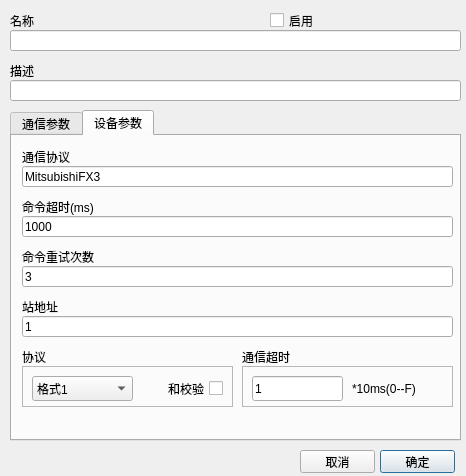
<?xml version="1.0" encoding="UTF-8"?>
<ui version="4.0">
 <class>CMDDeviceConfigDialog</class>
 <widget class="QDialog" name="CMDDeviceConfigDialog">
  <property name="geometry">
   <rect>
    <x>0</x>
    <y>0</y>
    <width>466</width>
    <height>476</height>
   </rect>
  </property>
  <property name="windowTitle">
   <string>Dialog</string>
  </property>
  <widget class="QLineEdit" name="nameEdit">
   <property name="geometry">
    <rect>
     <x>10</x>
     <y>30</y>
     <width>451</width>
     <height>21</height>
    </rect>
   </property>
  </widget>
  <widget class="QLineEdit" name="descriptionEdit">
   <property name="geometry">
    <rect>
     <x>10</x>
     <y>80</y>
     <width>451</width>
     <height>21</height>
    </rect>
   </property>
   <property name="readOnly">
    <bool>false</bool>
   </property>
  </widget>
  <widget class="QLabel" name="label_2">
   <property name="geometry">
    <rect>
     <x>10</x>
     <y>10</y>
     <width>251</width>
     <height>21</height>
    </rect>
   </property>
   <property name="text">
    <string>名称</string>
   </property>
  </widget>
  <widget class="QLabel" name="label_4">
   <property name="geometry">
    <rect>
     <x>10</x>
     <y>60</y>
     <width>431</width>
     <height>21</height>
    </rect>
   </property>
   <property name="text">
    <string>描述</string>
   </property>
  </widget>
  <widget class="QPushButton" name="okButton">
   <property name="geometry">
    <rect>
     <x>380</x>
     <y>450</y>
     <width>75</width>
     <height>23</height>
    </rect>
   </property>
   <property name="text">
    <string>确定</string>
   </property>
  </widget>
  <widget class="QPushButton" name="cancelButton">
   <property name="geometry">
    <rect>
     <x>300</x>
     <y>450</y>
     <width>75</width>
     <height>23</height>
    </rect>
   </property>
   <property name="text">
    <string>取消</string>
   </property>
  </widget>
  <widget class="QCheckBox" name="enableCheckBox">
   <property name="geometry">
    <rect>
     <x>270</x>
     <y>10</y>
     <width>171</width>
     <height>21</height>
    </rect>
   </property>
   <property name="text">
    <string>启用</string>
   </property>
  </widget>
  <widget class="QTabWidget" name="tabWidget">
   <property name="geometry">
    <rect>
     <x>10</x>
     <y>110</y>
     <width>451</width>
     <height>331</height>
    </rect>
   </property>
   <property name="currentIndex">
    <number>1</number>
   </property>
   <widget class="QWidget" name="tab">
    <attribute name="title">
     <string>通信参数</string>
    </attribute>
    <widget class="QLabel" name="label_3">
     <property name="geometry">
      <rect>
       <x>10</x>
       <y>10</y>
       <width>431</width>
       <height>21</height>
      </rect>
     </property>
     <property name="text">
      <string>通信模式</string>
     </property>
    </widget>
    <widget class="QStackedWidget" name="stackedWidget">
     <property name="geometry">
      <rect>
       <x>0</x>
       <y>60</y>
       <width>441</width>
       <height>241</height>
      </rect>
     </property>
     <property name="currentIndex">
      <number>1</number>
     </property>
     <widget class="QWidget" name="page_3">
      <widget class="QLabel" name="label_5">
       <property name="geometry">
        <rect>
         <x>10</x>
         <y>0</y>
         <width>211</width>
         <height>21</height>
        </rect>
       </property>
       <property name="text">
        <string>端口</string>
       </property>
      </widget>
      <widget class="QComboBox" name="portComboBox">
       <property name="geometry">
        <rect>
         <x>10</x>
         <y>20</y>
         <width>211</width>
         <height>25</height>
        </rect>
       </property>
       <property name="editable">
        <bool>true</bool>
       </property>
       <property name="currentIndex">
        <number>-1</number>
       </property>
      </widget>
      <widget class="QComboBox" name="baudRateComboBox">
       <property name="geometry">
        <rect>
         <x>240</x>
         <y>20</y>
         <width>201</width>
         <height>21</height>
        </rect>
       </property>
       <property name="currentText">
        <string>115200</string>
       </property>
       <item>
        <property name="text">
         <string>115200</string>
        </property>
       </item>
       <item>
        <property name="text">
         <string>57600</string>
        </property>
       </item>
       <item>
        <property name="text">
         <string>38400</string>
        </property>
       </item>
       <item>
        <property name="text">
         <string>19200</string>
        </property>
       </item>
       <item>
        <property name="text">
         <string>9600</string>
        </property>
       </item>
       <item>
        <property name="text">
         <string>4800</string>
        </property>
       </item>
       <item>
        <property name="text">
         <string>2400</string>
        </property>
       </item>
       <item>
        <property name="text">
         <string>1200</string>
        </property>
       </item>
      </widget>
      <widget class="QLabel" name="label_7">
       <property name="geometry">
        <rect>
         <x>240</x>
         <y>0</y>
         <width>201</width>
         <height>21</height>
        </rect>
       </property>
       <property name="text">
        <string>波特率</string>
       </property>
      </widget>
      <widget class="QLabel" name="label_8">
       <property name="geometry">
        <rect>
         <x>10</x>
         <y>50</y>
         <width>211</width>
         <height>21</height>
        </rect>
       </property>
       <property name="text">
        <string>数据位</string>
       </property>
      </widget>
      <widget class="QLabel" name="label_9">
       <property name="geometry">
        <rect>
         <x>240</x>
         <y>50</y>
         <width>191</width>
         <height>21</height>
        </rect>
       </property>
       <property name="text">
        <string>停止位</string>
       </property>
      </widget>
      <widget class="QComboBox" name="parityComboBox">
       <property name="geometry">
        <rect>
         <x>10</x>
         <y>120</y>
         <width>211</width>
         <height>21</height>
        </rect>
       </property>
       <item>
        <property name="text">
         <string>NONE</string>
        </property>
       </item>
       <item>
        <property name="text">
         <string>ODD</string>
        </property>
       </item>
       <item>
        <property name="text">
         <string>EVEN</string>
        </property>
       </item>
       <item>
        <property name="text">
         <string>MARK</string>
        </property>
       </item>
       <item>
        <property name="text">
         <string>SPACE</string>
        </property>
       </item>
      </widget>
      <widget class="QLabel" name="label_10">
       <property name="geometry">
        <rect>
         <x>10</x>
         <y>100</y>
         <width>211</width>
         <height>21</height>
        </rect>
       </property>
       <property name="text">
        <string>校验位</string>
       </property>
      </widget>
      <widget class="QComboBox" name="stopBitsComboBox">
       <property name="geometry">
        <rect>
         <x>240</x>
         <y>70</y>
         <width>201</width>
         <height>21</height>
        </rect>
       </property>
       <item>
        <property name="text">
         <string>1</string>
        </property>
       </item>
       <item>
        <property name="text">
         <string>1.5</string>
        </property>
       </item>
       <item>
        <property name="text">
         <string>2</string>
        </property>
       </item>
      </widget>
      <widget class="QComboBox" name="dataBitsComboBox">
       <property name="geometry">
        <rect>
         <x>10</x>
         <y>70</y>
         <width>211</width>
         <height>21</height>
        </rect>
       </property>
       <property name="currentText">
        <string>5</string>
       </property>
       <item>
        <property name="text">
         <string>5</string>
        </property>
       </item>
       <item>
        <property name="text">
         <string>6</string>
        </property>
       </item>
       <item>
        <property name="text">
         <string>7</string>
        </property>
       </item>
       <item>
        <property name="text">
         <string>8</string>
        </property>
       </item>
      </widget>
     </widget>
     <widget class="QWidget" name="page">
      <widget class="QLineEdit" name="serverPortEdit">
       <property name="geometry">
        <rect>
         <x>10</x>
         <y>160</y>
         <width>431</width>
         <height>20</height>
        </rect>
       </property>
      </widget>
      <widget class="QLineEdit" name="serverIPEdit">
       <property name="geometry">
        <rect>
         <x>10</x>
         <y>110</y>
         <width>431</width>
         <height>20</height>
        </rect>
       </property>
      </widget>
      <widget class="QLabel" name="label_11">
       <property name="geometry">
        <rect>
         <x>10</x>
         <y>140</y>
         <width>431</width>
         <height>21</height>
        </rect>
       </property>
       <property name="text">
        <string>服务端口</string>
       </property>
      </widget>
      <widget class="QLabel" name="label_6">
       <property name="geometry">
        <rect>
         <x>10</x>
         <y>90</y>
         <width>431</width>
         <height>21</height>
        </rect>
       </property>
       <property name="text">
        <string>IP地址</string>
       </property>
      </widget>
      <widget class="QLineEdit" name="localPortEdit">
       <property name="geometry">
        <rect>
         <x>10</x>
         <y>210</y>
         <width>431</width>
         <height>20</height>
        </rect>
       </property>
      </widget>
      <widget class="QLabel" name="label_12">
       <property name="geometry">
        <rect>
         <x>10</x>
         <y>190</y>
         <width>431</width>
         <height>21</height>
        </rect>
       </property>
       <property name="text">
        <string>本地服务端口</string>
       </property>
      </widget>
      <widget class="QFrame" name="frame">
       <property name="geometry">
        <rect>
         <x>10</x>
         <y>40</y>
         <width>431</width>
         <height>41</height>
        </rect>
       </property>
       <property name="frameShape">
        <enum>QFrame::StyledPanel</enum>
       </property>
       <property name="frameShadow">
        <enum>QFrame::Raised</enum>
       </property>
       <widget class="QRadioButton" name="clientRadioButton">
        <property name="geometry">
         <rect>
          <x>70</x>
          <y>10</y>
          <width>81</width>
          <height>22</height>
         </rect>
        </property>
        <property name="layoutDirection">
         <enum>Qt::RightToLeft</enum>
        </property>
        <property name="text">
         <string>客户端</string>
        </property>
        <property name="checked">
         <bool>true</bool>
        </property>
       </widget>
       <widget class="QRadioButton" name="serverRadioButton">
        <property name="geometry">
         <rect>
          <x>270</x>
          <y>10</y>
          <width>81</width>
          <height>22</height>
         </rect>
        </property>
        <property name="layoutDirection">
         <enum>Qt::RightToLeft</enum>
        </property>
        <property name="text">
         <string>服务端</string>
        </property>
       </widget>
      </widget>
     </widget>
     <widget class="QWidget" name="page_2">
      <widget class="QLabel" name="label_14">
       <property name="geometry">
        <rect>
         <x>10</x>
         <y>10</y>
         <width>431</width>
         <height>21</height>
        </rect>
       </property>
       <property name="text">
        <string>通信参数</string>
       </property>
      </widget>
      <widget class="QLineEdit" name="usbCommParameterEdit">
       <property name="geometry">
        <rect>
         <x>10</x>
         <y>30</y>
         <width>431</width>
         <height>21</height>
        </rect>
       </property>
      </widget>
     </widget>
     <widget class="QWidget" name="page_5">
      <widget class="QLabel" name="label_19">
       <property name="geometry">
        <rect>
         <x>10</x>
         <y>10</y>
         <width>431</width>
         <height>21</height>
        </rect>
       </property>
       <property name="text">
        <string>通信参数</string>
       </property>
      </widget>
      <widget class="QLineEdit" name="boardCommParameterEdit">
       <property name="geometry">
        <rect>
         <x>10</x>
         <y>30</y>
         <width>431</width>
         <height>21</height>
        </rect>
       </property>
      </widget>
     </widget>
     <widget class="QWidget" name="page_4">
      <widget class="QLineEdit" name="otherCommParameterEdit">
       <property name="geometry">
        <rect>
         <x>10</x>
         <y>30</y>
         <width>431</width>
         <height>21</height>
        </rect>
       </property>
      </widget>
      <widget class="QLabel" name="label_15">
       <property name="geometry">
        <rect>
         <x>10</x>
         <y>10</y>
         <width>431</width>
         <height>21</height>
        </rect>
       </property>
       <property name="text">
        <string>通信参数</string>
       </property>
      </widget>
     </widget>
    </widget>
    <widget class="QComboBox" name="communicationTypeBox">
     <property name="geometry">
      <rect>
       <x>10</x>
       <y>30</y>
       <width>431</width>
       <height>21</height>
      </rect>
     </property>
     <item>
      <property name="text">
       <string>Serial</string>
      </property>
     </item>
     <item>
      <property name="text">
       <string>TCP</string>
      </property>
     </item>
     <item>
      <property name="text">
       <string>UDP</string>
      </property>
     </item>
     <item>
      <property name="text">
       <string>USB</string>
      </property>
     </item>
     <item>
      <property name="text">
       <string>Board</string>
      </property>
     </item>
     <item>
      <property name="text">
       <string>Other</string>
      </property>
     </item>
    </widget>
    <zorder>stackedWidget</zorder>
    <zorder>label_3</zorder>
    <zorder>communicationTypeBox</zorder>
   </widget>
   <widget class="QWidget" name="tab_2">
    <attribute name="title">
     <string>设备参数</string>
    </attribute>
    <widget class="QLabel" name="label_16">
     <property name="geometry">
      <rect>
       <x>10</x>
       <y>160</y>
       <width>431</width>
       <height>21</height>
      </rect>
     </property>
     <property name="text">
      <string>站地址</string>
     </property>
    </widget>
    <widget class="QLineEdit" name="stationEdit">
     <property name="geometry">
      <rect>
       <x>10</x>
       <y>180</y>
       <width>431</width>
       <height>21</height>
      </rect>
     </property>
     <property name="text">
      <string>1</string>
     </property>
     <property name="readOnly">
      <bool>false</bool>
     </property>
    </widget>
    <widget class="QLineEdit" name="replyTimeoutEdit">
     <property name="geometry">
      <rect>
       <x>10</x>
       <y>80</y>
       <width>431</width>
       <height>21</height>
      </rect>
     </property>
     <property name="text">
      <string>1000</string>
     </property>
     <property name="readOnly">
      <bool>false</bool>
     </property>
    </widget>
    <widget class="QLabel" name="label_17">
     <property name="geometry">
      <rect>
       <x>10</x>
       <y>60</y>
       <width>431</width>
       <height>21</height>
      </rect>
     </property>
     <property name="text">
      <string>命令超时(ms)</string>
     </property>
    </widget>
    <widget class="QLineEdit" name="protocolEdit">
     <property name="geometry">
      <rect>
       <x>10</x>
       <y>30</y>
       <width>431</width>
       <height>21</height>
      </rect>
     </property>
     <property name="text">
      <string>MitsubishiFX3</string>
     </property>
     <property name="readOnly">
      <bool>true</bool>
     </property>
    </widget>
    <widget class="QLabel" name="label">
     <property name="geometry">
      <rect>
       <x>10</x>
       <y>10</y>
       <width>431</width>
       <height>21</height>
      </rect>
     </property>
     <property name="text">
      <string>通信协议</string>
     </property>
    </widget>
    <widget class="QLineEdit" name="retriesEdit">
     <property name="geometry">
      <rect>
       <x>10</x>
       <y>130</y>
       <width>431</width>
       <height>21</height>
      </rect>
     </property>
     <property name="text">
      <string>3</string>
     </property>
     <property name="readOnly">
      <bool>false</bool>
     </property>
    </widget>
    <widget class="QLabel" name="label_18">
     <property name="geometry">
      <rect>
       <x>10</x>
       <y>110</y>
       <width>431</width>
       <height>21</height>
      </rect>
     </property>
     <property name="text">
      <string>命令重试次数</string>
     </property>
    </widget>
    <widget class="QFrame" name="frame_2">
     <property name="geometry">
      <rect>
       <x>10</x>
       <y>230</y>
       <width>211</width>
       <height>41</height>
      </rect>
     </property>
     <property name="frameShape">
      <enum>QFrame::StyledPanel</enum>
     </property>
     <property name="frameShadow">
      <enum>QFrame::Raised</enum>
     </property>
     <widget class="QCheckBox" name="sumCheckBox">
      <property name="geometry">
       <rect>
        <x>120</x>
        <y>10</y>
        <width>81</width>
        <height>25</height>
       </rect>
      </property>
      <property name="layoutDirection">
       <enum>Qt::RightToLeft</enum>
      </property>
      <property name="text">
       <string>和校验</string>
      </property>
     </widget>
     <widget class="QComboBox" name="protocalTypeComboBox">
      <property name="geometry">
       <rect>
        <x>10</x>
        <y>10</y>
        <width>101</width>
        <height>25</height>
       </rect>
      </property>
      <property name="layoutDirection">
       <enum>Qt::LeftToRight</enum>
      </property>
      <item>
       <property name="text">
        <string>格式1</string>
       </property>
      </item>
      <item>
       <property name="text">
        <string>格式4</string>
       </property>
      </item>
     </widget>
    </widget>
    <widget class="QLabel" name="label_20">
     <property name="geometry">
      <rect>
       <x>10</x>
       <y>210</y>
       <width>221</width>
       <height>21</height>
      </rect>
     </property>
     <property name="text">
      <string>协议</string>
     </property>
    </widget>
    <widget class="QLabel" name="label_21">
     <property name="geometry">
      <rect>
       <x>230</x>
       <y>210</y>
       <width>191</width>
       <height>21</height>
      </rect>
     </property>
     <property name="text">
      <string>通信超时</string>
     </property>
    </widget>
    <widget class="QFrame" name="frame_3">
     <property name="geometry">
      <rect>
       <x>230</x>
       <y>230</y>
       <width>211</width>
       <height>41</height>
      </rect>
     </property>
     <property name="frameShape">
      <enum>QFrame::StyledPanel</enum>
     </property>
     <property name="frameShadow">
      <enum>QFrame::Raised</enum>
     </property>
     <widget class="QLineEdit" name="overTimerEdit">
      <property name="geometry">
       <rect>
        <x>10</x>
        <y>10</y>
        <width>91</width>
        <height>25</height>
       </rect>
      </property>
      <property name="text">
       <string>1</string>
      </property>
      <property name="readOnly">
       <bool>false</bool>
      </property>
     </widget>
     <widget class="QLabel" name="label_22">
      <property name="geometry">
       <rect>
        <x>110</x>
        <y>10</y>
        <width>101</width>
        <height>25</height>
       </rect>
      </property>
      <property name="text">
       <string>*10ms(0--F)</string>
      </property>
     </widget>
    </widget>
   </widget>
  </widget>
 </widget>
 <resources/>
 <connections/>
</ui>
